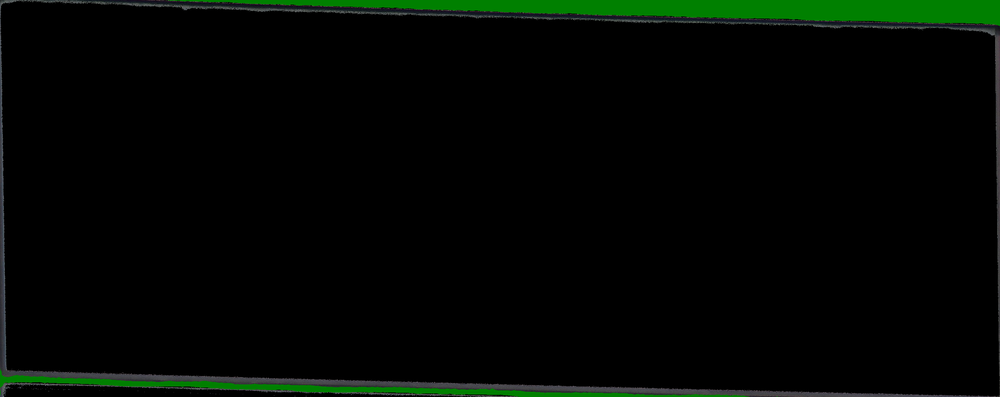
#> input picture 分割玻璃的处理/split/s2.png, 1000 x 397 px, shrunk from 2863 x 1136 before the run
$ python crop.py
#> lines starting #> are read from the running program, lines starting #| are printed output that depends on the picture; after the words box and inside, x2 and y2 are one past the last pixel; in counts of white or black regions, pixels touching at a corner belong together
#> further down, image is the input picture: shape (397, 1000, 3); mean B, G, R 2.4, 7, 2.2
"""
该脚本用于裁剪掉图像中可能存在的绿色窗框部分，方便计算反射边缘坐标。
"""

import cv2
import numpy as np


def crop_green_edges(image):
    """
    该函数用于裁剪掉分割图像中可能存在的绿色窗框部分。

    参数:
    - image: 分割后的图像。

    返回值:
    - cropped_image: 裁剪掉绿色窗框的图像。
    - relative_position: 相对位置信息 (relative_x, relative_y)。
    """

    # 将图像转换为HSV色彩空间
    hsv = cv2.cvtColor(image, cv2.COLOR_BGR2HSV)
#> hsv: shape (397, 1000, 3); mean H, S, V 6.9, 11.8, 7.2

    # 定义绿色范围
    lower_green = np.array([35, 50, 50])
    upper_green = np.array([85, 255, 255])

    # 创建掩码
    mask = cv2.inRange(hsv, lower_green, upper_green)
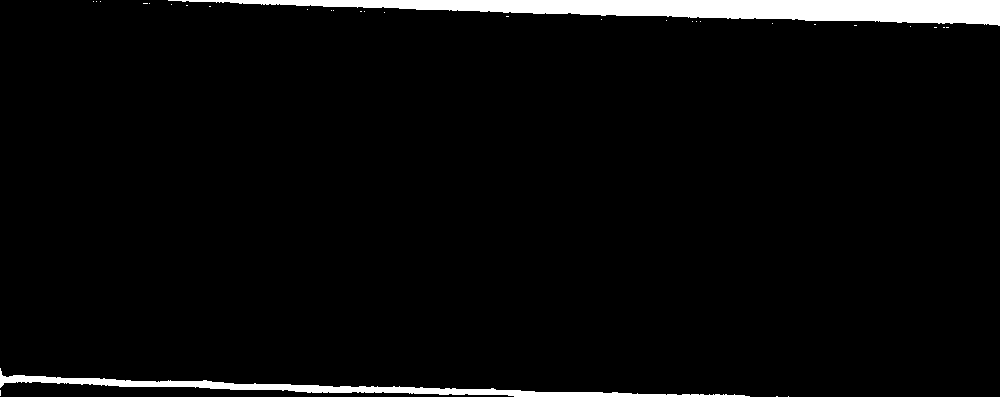
#> mask: shape (397, 1000); 4% white; 32 white regions (30 under 20 px), largest, box (x1, y1, x2, y2) and area: (168, 0, 1000, 26) 11531, (0, 368, 750, 397) 4187

    # 找到绿色边缘的坐标
    up_edge = 0
    down_edge = image.shape[0]
#> down_edge = 397
    left_edge = 0
    right_edge = image.shape[1]
#> right_edge = 1000

    # 上边缘
    for i in range(int(0.1 * image.shape[0])):
        if np.any(mask[i]):
            up_edge = i

    # 下边缘
    for i in range(image.shape[0]-1, int(0.9 * image.shape[0]), -1):
        if np.any(mask[i]):
            down_edge = i

    # 左边缘
    for i in range(int(0.08 * image.shape[1])):
        if np.any(mask[:, i]):
            left_edge = i

    # 右边缘
    for i in range(image.shape[1]-1, int(0.92 * image.shape[1]), -1):
        if np.any(mask[:, i]):
            right_edge = i

    # 偏移
    offset = 14

    # 裁剪图像
    cropped_image = image[up_edge + offset:down_edge - offset, left_edge + offset:right_edge - offset]
#> cropped_image: shape (313, 814, 3); every value is 0

    # 相对位置信息
    relative_x = left_edge + offset
#> relative_x = 93
    relative_y = up_edge + offset
#> relative_y = 41
    w = right_edge - left_edge - 2 * offset
#> w = 814
    h = down_edge - up_edge - 2 * offset
#> h = 313
    relative_position = (relative_x, relative_y)
#> relative_position = (93, 41)

    return cropped_image, relative_position


# 测试
if __name__ == "__main__":
    image_path = 'split/s2.png'
    image = cv2.imread(image_path)

    cropped_image, relative_position = crop_green_edges(image)
#> relative_position = (93, 41)

    # 显示裁剪后的图像
    cv2.namedWindow('cropped image', cv2.WINDOW_NORMAL)
    cv2.imshow("cropped image", cropped_image)
    cv2.waitKey(0)
    cv2.destroyAllWindows()

    # 打印相对位置信息
    print("相对位置信息：")
    print(relative_position)
#| (93, 41)

$ run again, with 分割玻璃的处理/split/s1.png copied over 分割玻璃的处理/split/s2.png
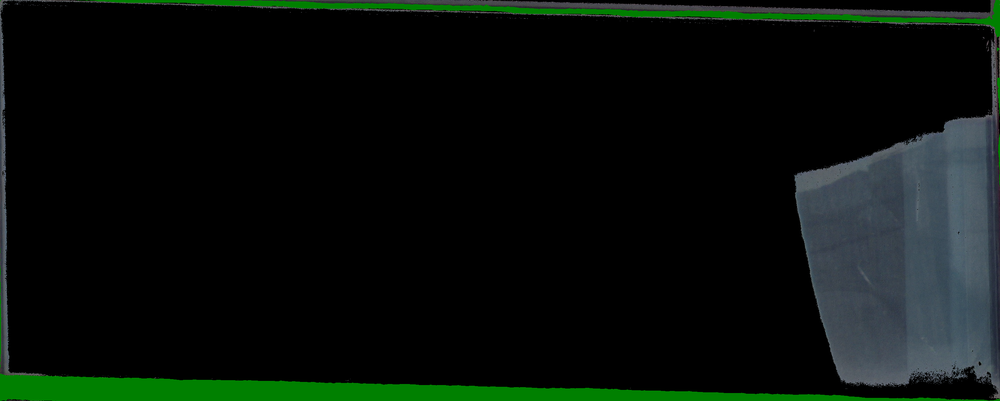
#> input picture 分割玻璃的处理/split/s1.png, 1000 x 401 px, shrunk from 2881 x 1156 before the run
#> image is the input picture: shape (401, 1000, 3); mean B, G, R 11.6, 16.3, 8.9
#> hsv: shape (401, 1000, 3); mean H, S, V 17.9, 21.5, 17.6
#> in crop_green_edges, `mask = cv2.inRange(hsv, lower_green, upper_green)`:
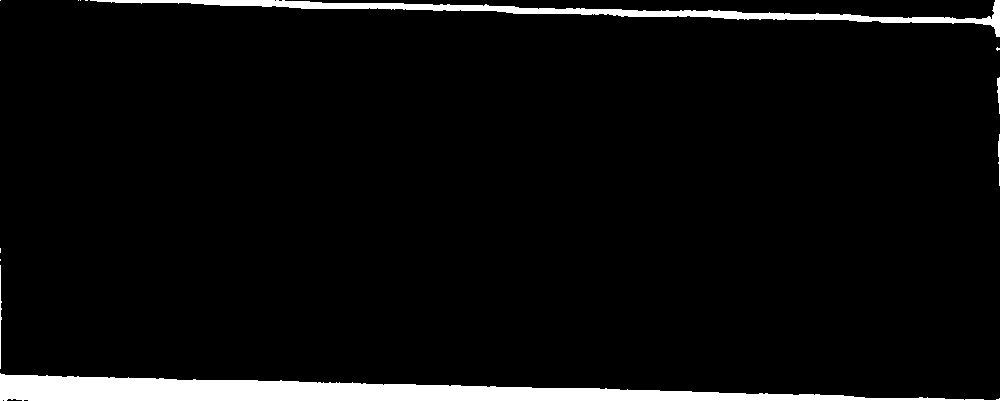
#> mask: shape (401, 1000); 4.9% white; 12 white regions (7 under 20 px), largest, box (x1, y1, x2, y2) and area: (0, 373, 1000, 401) 14055, (90, 0, 1000, 37) 5383, (0, 265, 2, 369) 111, (997, 77, 1000, 114) 73, (998, 134, 1000, 186) 70
#> in crop_green_edges, `cropped_image = image[up_edge + offset:down_edge - offset, left_edge +..`:
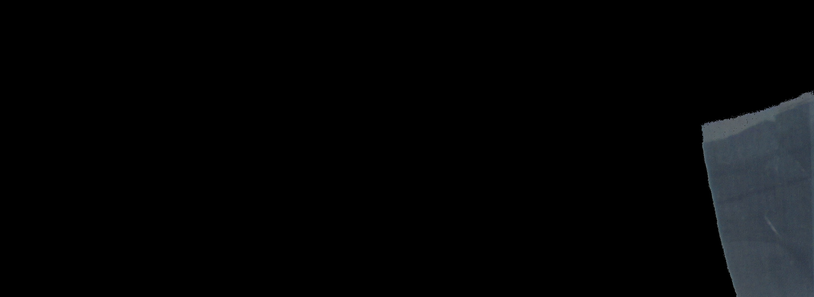
#> cropped_image: shape (297, 814, 3); mean B, G, R 6.4, 5.6, 4.8
#> `cropped_image, relative_position = crop_green_edges(image)`: relative_position = (93, 50)
#| (93, 50)
